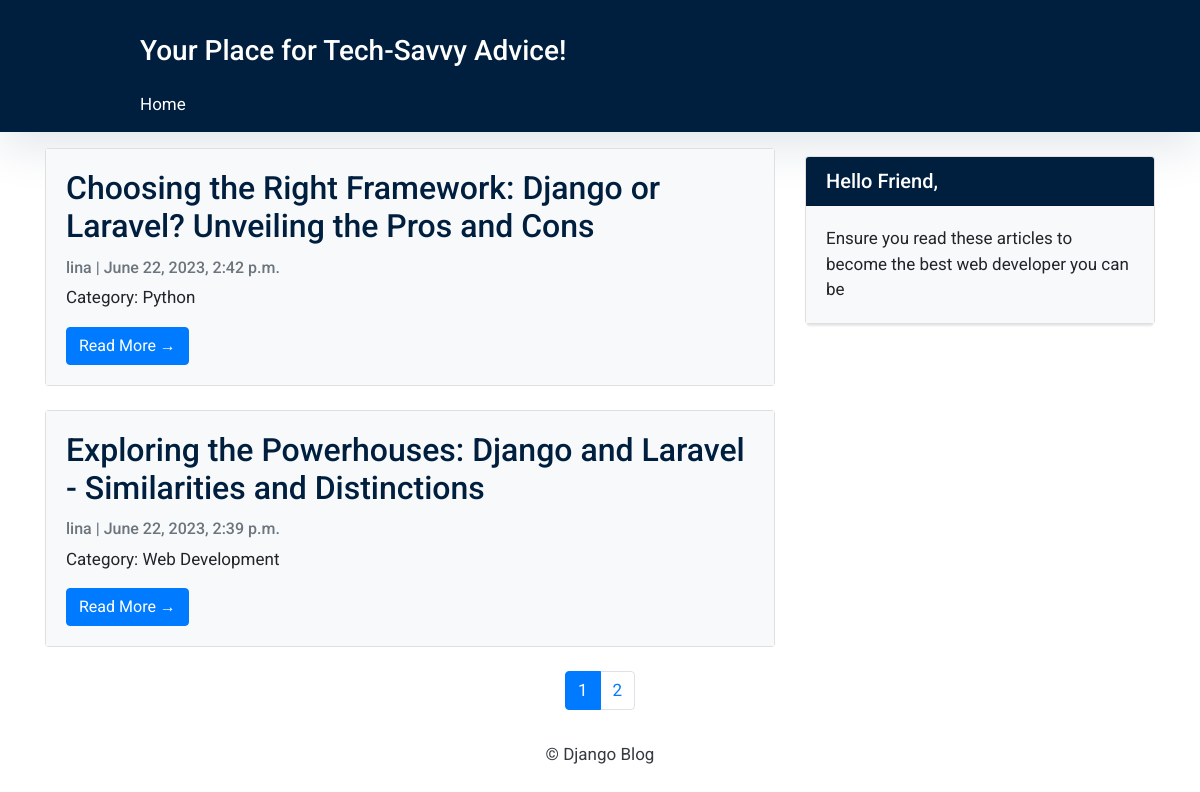
The page / on the database its author committed.
### blog/models.py (models this page shows, shortened)
class Post(models.Model):
    author = models.ForeignKey(User, on_delete=models.CASCADE, related_name='blog_posts')
    title = models.CharField(max_length=255, unique=True)
    body = RichTextUploadingField()
    slug = models.SlugField(max_length=255, unique=True)
    created_on = models.DateTimeField(auto_now_add=True)
    last_modified = models.DateTimeField(auto_now=True)
    categories = models.ManyToManyField('Category', related_name='posts')
    status = models.IntegerField(choices=STATUS, default=0)
    class Meta:
        ordering = ['-created_on']

class Category(models.Model):
    name = models.CharField(max_length=20)

### blog/views.py (the view)
# urls.py: path('', BlogList.as_view(), name='home'),
class BlogList(ListView):
    queryset = Post.objects.filter(status=1).order_by('-created_on')
    template_name = 'index.html'
    paginate_by = 2

### templates/index.html (shortened to what this page needs)
{% extends "base.html" %}
{% block content %}
<div class="container">
  <div class="row">
    <div class="col-md-8 mt-3 left">
      {% for post in post_list %}
      <div class="card mb-4">
        <div class="card-body">
          <h2 class="card-title">{{ post.title }}</h2>
          <p class="card-text text-muted h6">{{ post.author }} | {{ post.created_on}}</p>
          {% for category in post.categories.all %}
          <p class="card-text">Category: {{ category.name }}</p>
          {% endfor %}
          <a href="{% url 'blog_detail' post.slug  %}" class="btn btn-primary">Read More &rarr;</a>
        </div>
      </div>
      {% endfor %}
    </div>
    {% block sidebar %} {% include 'sidebar.html' %} {% endblock sidebar %}
  </div>
  {% if is_paginated %}
  <ul class="pagination justify-content-center">
    {% for i in page_obj.paginator.page_range %}
    {% if page_obj.number == i %}
    <li class="page-item active"><span class="page-link">{{ i }}</span></li>
    {% else %}
    <li class="page-item"><a href="?page={{ i }}" class="page-link">{{ i }}</a></li>
    {% endif %}
    {% endfor %}
  </ul>
  {% endif %}
</div>
{% endblock %}

### static/css/styles.css (style rules this page uses)
body { font-family: "Roboto", sans-serif; font-size: 17px; }
body { background-color: #fff; }
.card-body { background-color: #f8f9fa; }
.text-muted { color: #777; }
h1, h2, h3, h4, h5, h6 { color: #001f3f; }

### rows shown on the page
Post: title "Choosing the Right Framework: Django or Laravel? Unveiling the Pros and Cons", author "lina", created_on "June 22, 2023, 2:42 p.m."
Category: name "Python"
Post: title "Exploring the Powerhouses: Django and Laravel - Similarities and Distinctions", author "lina", created_on "June 22, 2023, 2:39 p.m."
Category: name "Web Development"

### other values the page prints
{{ i }} "1"
{{ i }} "2"
